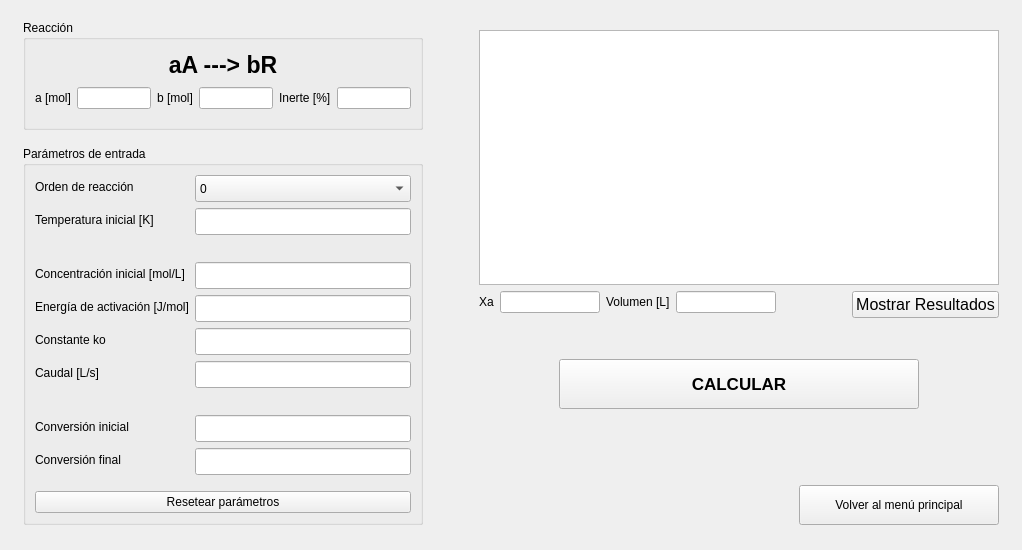
<?xml version="1.0" encoding="UTF-8"?>
<ui version="4.0">
 <class>Form</class>
 <widget class="QWidget" name="Form">
  <property name="geometry">
   <rect>
    <x>0</x>
    <y>0</y>
    <width>1022</width>
    <height>550</height>
   </rect>
  </property>
  <property name="windowTitle">
   <string>Reactor FP Isotermo</string>
  </property>
  <layout class="QHBoxLayout" name="_2">
   <property name="topMargin">
    <number>20</number>
   </property>
   <property name="bottomMargin">
    <number>25</number>
   </property>
   <item>
    <spacer name="horizontalSpacer_3">
     <property name="orientation">
      <enum>Qt::Horizontal</enum>
     </property>
     <property name="sizeType">
      <enum>QSizePolicy::Fixed</enum>
     </property>
     <property name="sizeHint" stdset="0">
      <size>
       <width>12</width>
       <height>20</height>
      </size>
     </property>
    </spacer>
   </item>
   <item>
    <layout class="QVBoxLayout" name="Izquierda">
     <property name="leftMargin">
      <number>0</number>
     </property>
     <item>
      <widget class="QGroupBox" name="Reaccion">
       <property name="minimumSize">
        <size>
         <width>0</width>
         <height>110</height>
        </size>
       </property>
       <property name="maximumSize">
        <size>
         <width>400</width>
         <height>110</height>
        </size>
       </property>
       <property name="title">
        <string>Reacción</string>
       </property>
       <layout class="QVBoxLayout" name="verticalLayout_6">
        <item>
         <layout class="QHBoxLayout" name="horizontalLayout">
          <property name="spacing">
           <number>6</number>
          </property>
          <item>
           <layout class="QVBoxLayout" name="verticalLayout_4">
            <item>
             <widget class="QLabel" name="lb_cao_12">
              <property name="font">
               <font>
                <pointsize>17</pointsize>
                <weight>75</weight>
                <bold>true</bold>
               </font>
              </property>
              <property name="text">
               <string>aA ---&gt; bR</string>
              </property>
              <property name="alignment">
               <set>Qt::AlignCenter</set>
              </property>
             </widget>
            </item>
           </layout>
          </item>
         </layout>
        </item>
        <item>
         <layout class="QHBoxLayout" name="horizontalLayout_4">
          <property name="topMargin">
           <number>0</number>
          </property>
          <item>
           <layout class="QFormLayout" name="formLayout_3">
            <property name="fieldGrowthPolicy">
             <enum>QFormLayout::AllNonFixedFieldsGrow</enum>
            </property>
            <property name="topMargin">
             <number>0</number>
            </property>
            <item row="0" column="0">
             <widget class="QLabel" name="lb_cao_13">
              <property name="text">
               <string>a [mol]</string>
              </property>
             </widget>
            </item>
            <item row="0" column="1">
             <widget class="QLineEdit" name="le_molA">
              <property name="minimumSize">
               <size>
                <width>50</width>
                <height>0</height>
               </size>
              </property>
             </widget>
            </item>
           </layout>
          </item>
          <item>
           <layout class="QFormLayout" name="formLayout_6">
            <property name="topMargin">
             <number>0</number>
            </property>
            <item row="0" column="0">
             <widget class="QLabel" name="lb_cao_14">
              <property name="text">
               <string>b [mol]</string>
              </property>
             </widget>
            </item>
            <item row="0" column="1">
             <widget class="QLineEdit" name="le_molB">
              <property name="minimumSize">
               <size>
                <width>50</width>
                <height>0</height>
               </size>
              </property>
             </widget>
            </item>
           </layout>
          </item>
          <item>
           <layout class="QFormLayout" name="formLayout_7">
            <property name="topMargin">
             <number>0</number>
            </property>
            <item row="0" column="0">
             <widget class="QLabel" name="lb_cao_15">
              <property name="text">
               <string>Inerte [%]</string>
              </property>
             </widget>
            </item>
            <item row="0" column="1">
             <widget class="QLineEdit" name="le_inerte">
              <property name="minimumSize">
               <size>
                <width>65</width>
                <height>0</height>
               </size>
              </property>
             </widget>
            </item>
           </layout>
          </item>
         </layout>
        </item>
       </layout>
      </widget>
     </item>
     <item>
      <spacer name="verticalSpacer_2">
       <property name="orientation">
        <enum>Qt::Vertical</enum>
       </property>
       <property name="sizeType">
        <enum>QSizePolicy::Fixed</enum>
       </property>
       <property name="sizeHint" stdset="0">
        <size>
         <width>20</width>
         <height>10</height>
        </size>
       </property>
      </spacer>
     </item>
     <item>
      <widget class="QGroupBox" name="Parmetros_entrada">
       <property name="maximumSize">
        <size>
         <width>400</width>
         <height>16777215</height>
        </size>
       </property>
       <property name="title">
        <string>Parámetros de entrada</string>
       </property>
       <layout class="QVBoxLayout" name="verticalLayout">
        <item>
         <layout class="QFormLayout" name="formLayout_2">
          <property name="formAlignment">
           <set>Qt::AlignLeading|Qt::AlignLeft|Qt::AlignTop</set>
          </property>
          <item row="0" column="0">
           <widget class="QLabel" name="lb_cao_6">
            <property name="text">
             <string>Orden de reacción</string>
            </property>
           </widget>
          </item>
          <item row="1" column="0">
           <widget class="QLabel" name="lb_cao_9">
            <property name="text">
             <string>Temperatura inicial [K]</string>
            </property>
           </widget>
          </item>
          <item row="3" column="0">
           <widget class="QLabel" name="lb_cao_5">
            <property name="text">
             <string>Concentración inicial [mol/L]</string>
            </property>
           </widget>
          </item>
          <item row="4" column="0">
           <widget class="QLabel" name="lb_cao_4">
            <property name="text">
             <string>Energía de activación [J/mol]</string>
            </property>
           </widget>
          </item>
          <item row="5" column="0">
           <widget class="QLabel" name="lb_cao_7">
            <property name="text">
             <string>Constante ko</string>
            </property>
           </widget>
          </item>
          <item row="6" column="0">
           <widget class="QLabel" name="lb_cao_8">
            <property name="text">
             <string>Caudal [L/s]</string>
            </property>
           </widget>
          </item>
          <item row="8" column="0">
           <widget class="QLabel" name="lb_cao_3">
            <property name="text">
             <string>Conversión inicial</string>
            </property>
           </widget>
          </item>
          <item row="9" column="0">
           <widget class="QLabel" name="lb_cao">
            <property name="text">
             <string>Conversión final</string>
            </property>
           </widget>
          </item>
          <item row="7" column="0">
           <spacer name="verticalSpacer_4">
            <property name="orientation">
             <enum>Qt::Vertical</enum>
            </property>
            <property name="sizeType">
             <enum>QSizePolicy::Fixed</enum>
            </property>
            <property name="sizeHint" stdset="0">
             <size>
              <width>20</width>
              <height>15</height>
             </size>
            </property>
           </spacer>
          </item>
          <item row="2" column="0">
           <spacer name="verticalSpacer">
            <property name="orientation">
             <enum>Qt::Vertical</enum>
            </property>
            <property name="sizeType">
             <enum>QSizePolicy::Fixed</enum>
            </property>
            <property name="sizeHint" stdset="0">
             <size>
              <width>20</width>
              <height>15</height>
             </size>
            </property>
           </spacer>
          </item>
          <item row="0" column="1">
           <widget class="QComboBox" name="cb_orden">
            <property name="minimumSize">
             <size>
              <width>146</width>
              <height>27</height>
             </size>
            </property>
            <item>
             <property name="text">
              <string>0</string>
             </property>
            </item>
            <item>
             <property name="text">
              <string>1</string>
             </property>
            </item>
            <item>
             <property name="text">
              <string>2</string>
             </property>
            </item>
           </widget>
          </item>
          <item row="1" column="1">
           <widget class="QLineEdit" name="le_temp_ini">
            <property name="minimumSize">
             <size>
              <width>146</width>
              <height>27</height>
             </size>
            </property>
           </widget>
          </item>
          <item row="3" column="1">
           <widget class="QLineEdit" name="le_concentracion_ini">
            <property name="minimumSize">
             <size>
              <width>146</width>
              <height>27</height>
             </size>
            </property>
           </widget>
          </item>
          <item row="4" column="1">
           <widget class="QLineEdit" name="le_ener_act">
            <property name="minimumSize">
             <size>
              <width>146</width>
              <height>27</height>
             </size>
            </property>
           </widget>
          </item>
          <item row="5" column="1">
           <widget class="QLineEdit" name="le_k">
            <property name="minimumSize">
             <size>
              <width>146</width>
              <height>27</height>
             </size>
            </property>
           </widget>
          </item>
          <item row="6" column="1">
           <widget class="QLineEdit" name="le_caudal">
            <property name="minimumSize">
             <size>
              <width>146</width>
              <height>27</height>
             </size>
            </property>
           </widget>
          </item>
          <item row="8" column="1">
           <widget class="QLineEdit" name="le_conv_ini">
            <property name="minimumSize">
             <size>
              <width>146</width>
              <height>27</height>
             </size>
            </property>
           </widget>
          </item>
          <item row="9" column="1">
           <widget class="QLineEdit" name="le_conv_fin">
            <property name="minimumSize">
             <size>
              <width>146</width>
              <height>27</height>
             </size>
            </property>
           </widget>
          </item>
         </layout>
        </item>
        <item>
         <widget class="QPushButton" name="btn_reset">
          <property name="text">
           <string>Resetear parámetros</string>
          </property>
         </widget>
        </item>
       </layout>
      </widget>
     </item>
    </layout>
   </item>
   <item>
    <spacer name="horizontalSpacer_17">
     <property name="orientation">
      <enum>Qt::Horizontal</enum>
     </property>
     <property name="sizeType">
      <enum>QSizePolicy::Fixed</enum>
     </property>
     <property name="sizeHint" stdset="0">
      <size>
       <width>50</width>
       <height>20</height>
      </size>
     </property>
    </spacer>
   </item>
   <item>
    <layout class="QVBoxLayout" name="verticalLayout_5">
     <item>
      <layout class="QVBoxLayout" name="verticalLayout_2">
       <item>
        <spacer name="verticalSpacer_5">
         <property name="orientation">
          <enum>Qt::Vertical</enum>
         </property>
         <property name="sizeType">
          <enum>QSizePolicy::Fixed</enum>
         </property>
         <property name="sizeHint" stdset="0">
          <size>
           <width>20</width>
           <height>10</height>
          </size>
         </property>
        </spacer>
       </item>
       <item>
        <widget class="PlotWidget" name="plot">
         <property name="minimumSize">
          <size>
           <width>500</width>
           <height>0</height>
          </size>
         </property>
        </widget>
       </item>
       <item>
        <layout class="QHBoxLayout" name="horizontalLayout_12"/>
       </item>
      </layout>
     </item>
     <item>
      <layout class="QHBoxLayout" name="horizontalLayout_11">
       <item>
        <layout class="QFormLayout" name="formLayout_11">
         <property name="labelAlignment">
          <set>Qt::AlignCenter</set>
         </property>
         <property name="formAlignment">
          <set>Qt::AlignLeading|Qt::AlignLeft|Qt::AlignTop</set>
         </property>
         <property name="topMargin">
          <number>0</number>
         </property>
         <item row="0" column="1">
          <widget class="QLineEdit" name="le_xa">
           <property name="maximumSize">
            <size>
             <width>100</width>
             <height>16777215</height>
            </size>
           </property>
           <property name="readOnly">
            <bool>true</bool>
           </property>
          </widget>
         </item>
         <item row="0" column="0">
          <widget class="QLabel" name="lb_cao_10">
           <property name="text">
            <string>Xa</string>
           </property>
          </widget>
         </item>
        </layout>
       </item>
       <item>
        <layout class="QFormLayout" name="formLayout_10">
         <property name="labelAlignment">
          <set>Qt::AlignCenter</set>
         </property>
         <property name="formAlignment">
          <set>Qt::AlignLeading|Qt::AlignLeft|Qt::AlignTop</set>
         </property>
         <property name="topMargin">
          <number>0</number>
         </property>
         <item row="0" column="0">
          <widget class="QLabel" name="lb_cao_2">
           <property name="text">
            <string>Volumen [L]</string>
           </property>
          </widget>
         </item>
         <item row="0" column="1">
          <widget class="QLineEdit" name="le_volumen">
           <property name="maximumSize">
            <size>
             <width>100</width>
             <height>16777215</height>
            </size>
           </property>
           <property name="readOnly">
            <bool>true</bool>
           </property>
          </widget>
         </item>
        </layout>
       </item>
       <item>
        <spacer name="horizontalSpacer_18">
         <property name="orientation">
          <enum>Qt::Horizontal</enum>
         </property>
         <property name="sizeHint" stdset="0">
          <size>
           <width>40</width>
           <height>20</height>
          </size>
         </property>
        </spacer>
       </item>
       <item>
        <widget class="QPushButton" name="btn_mostrar_resultados">
         <property name="sizePolicy">
          <sizepolicy hsizetype="Minimum" vsizetype="Fixed">
           <horstretch>0</horstretch>
           <verstretch>0</verstretch>
          </sizepolicy>
         </property>
         <property name="minimumSize">
          <size>
           <width>0</width>
           <height>20</height>
          </size>
         </property>
         <property name="baseSize">
          <size>
           <width>0</width>
           <height>0</height>
          </size>
         </property>
         <property name="font">
          <font>
           <pointsize>12</pointsize>
           <weight>50</weight>
           <bold>false</bold>
          </font>
         </property>
         <property name="text">
          <string>Mostrar Resultados</string>
         </property>
        </widget>
       </item>
      </layout>
     </item>
     <item>
      <layout class="QHBoxLayout" name="horizontalLayout_18">
       <property name="topMargin">
        <number>0</number>
       </property>
       <item>
        <spacer name="horizontalSpacer_24">
         <property name="orientation">
          <enum>Qt::Horizontal</enum>
         </property>
         <property name="sizeType">
          <enum>QSizePolicy::Fixed</enum>
         </property>
         <property name="sizeHint" stdset="0">
          <size>
           <width>100</width>
           <height>20</height>
          </size>
         </property>
        </spacer>
       </item>
       <item>
        <spacer name="horizontalSpacer_25">
         <property name="orientation">
          <enum>Qt::Horizontal</enum>
         </property>
         <property name="sizeType">
          <enum>QSizePolicy::Fixed</enum>
         </property>
         <property name="sizeHint" stdset="0">
          <size>
           <width>100</width>
           <height>20</height>
          </size>
         </property>
        </spacer>
       </item>
      </layout>
     </item>
     <item>
      <spacer name="verticalSpacer_3">
       <property name="orientation">
        <enum>Qt::Vertical</enum>
       </property>
       <property name="sizeType">
        <enum>QSizePolicy::Fixed</enum>
       </property>
       <property name="sizeHint" stdset="0">
        <size>
         <width>20</width>
         <height>15</height>
        </size>
       </property>
      </spacer>
     </item>
     <item>
      <layout class="QHBoxLayout" name="horizontalLayout_17">
       <item>
        <spacer name="horizontalSpacer">
         <property name="orientation">
          <enum>Qt::Horizontal</enum>
         </property>
         <property name="sizeType">
          <enum>QSizePolicy::Fixed</enum>
         </property>
         <property name="sizeHint" stdset="0">
          <size>
           <width>80</width>
           <height>20</height>
          </size>
         </property>
        </spacer>
       </item>
       <item>
        <widget class="QPushButton" name="btn_ejecutar">
         <property name="sizePolicy">
          <sizepolicy hsizetype="Minimum" vsizetype="Fixed">
           <horstretch>0</horstretch>
           <verstretch>0</verstretch>
          </sizepolicy>
         </property>
         <property name="minimumSize">
          <size>
           <width>0</width>
           <height>50</height>
          </size>
         </property>
         <property name="baseSize">
          <size>
           <width>0</width>
           <height>0</height>
          </size>
         </property>
         <property name="font">
          <font>
           <pointsize>13</pointsize>
           <weight>75</weight>
           <bold>true</bold>
          </font>
         </property>
         <property name="text">
          <string>CALCULAR</string>
         </property>
        </widget>
       </item>
       <item>
        <spacer name="horizontalSpacer_2">
         <property name="orientation">
          <enum>Qt::Horizontal</enum>
         </property>
         <property name="sizeType">
          <enum>QSizePolicy::Fixed</enum>
         </property>
         <property name="sizeHint" stdset="0">
          <size>
           <width>80</width>
           <height>20</height>
          </size>
         </property>
        </spacer>
       </item>
      </layout>
     </item>
     <item>
      <spacer name="verticalSpacer_7">
       <property name="orientation">
        <enum>Qt::Vertical</enum>
       </property>
       <property name="sizeType">
        <enum>QSizePolicy::Fixed</enum>
       </property>
       <property name="sizeHint" stdset="0">
        <size>
         <width>20</width>
         <height>50</height>
        </size>
       </property>
      </spacer>
     </item>
     <item>
      <layout class="QHBoxLayout" name="horizontalLayout_21">
       <property name="leftMargin">
        <number>0</number>
       </property>
       <property name="topMargin">
        <number>20</number>
       </property>
       <item>
        <spacer name="horizontalSpacer_16">
         <property name="orientation">
          <enum>Qt::Horizontal</enum>
         </property>
         <property name="sizeHint" stdset="0">
          <size>
           <width>40</width>
           <height>20</height>
          </size>
         </property>
        </spacer>
       </item>
       <item>
        <widget class="QPushButton" name="btn_cerrar">
         <property name="minimumSize">
          <size>
           <width>200</width>
           <height>40</height>
          </size>
         </property>
         <property name="maximumSize">
          <size>
           <width>200</width>
           <height>40</height>
          </size>
         </property>
         <property name="text">
          <string>Volver al menú principal</string>
         </property>
        </widget>
       </item>
      </layout>
     </item>
    </layout>
   </item>
   <item>
    <spacer name="horizontalSpacer_4">
     <property name="orientation">
      <enum>Qt::Horizontal</enum>
     </property>
     <property name="sizeType">
      <enum>QSizePolicy::Fixed</enum>
     </property>
     <property name="sizeHint" stdset="0">
      <size>
       <width>12</width>
       <height>20</height>
      </size>
     </property>
    </spacer>
   </item>
  </layout>
 </widget>
 <customwidgets>
  <customwidget>
   <class>PlotWidget</class>
   <extends>QGraphicsView</extends>
   <header>pyqtgraph</header>
  </customwidget>
 </customwidgets>
 <resources/>
 <connections/>
</ui>
